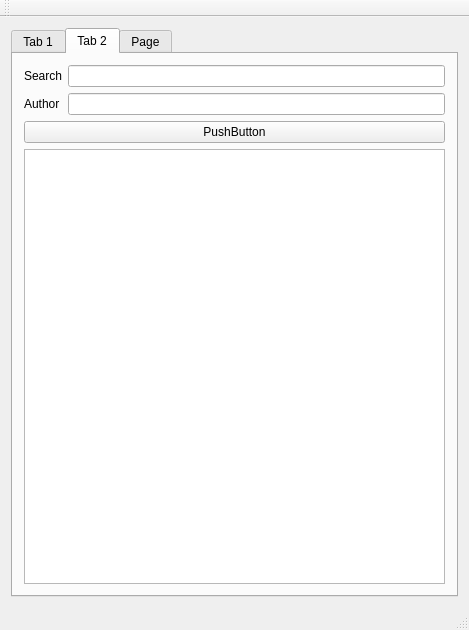
<?xml version="1.0" encoding="UTF-8"?>
<ui version="4.0">
 <class>MainWindow</class>
 <widget class="QMainWindow" name="MainWindow">
  <property name="geometry">
   <rect>
    <x>0</x>
    <y>0</y>
    <width>469</width>
    <height>630</height>
   </rect>
  </property>
  <property name="windowTitle">
   <string>MainWindow</string>
  </property>
  <widget class="QWidget" name="centralWidget">
   <layout class="QHBoxLayout" name="horizontalLayout">
    <item>
     <widget class="QTabWidget" name="tabWidget">
      <property name="currentIndex">
       <number>1</number>
      </property>
      <widget class="QWidget" name="tab">
       <attribute name="title">
        <string>Tab 1</string>
       </attribute>
       <layout class="QHBoxLayout" name="horizontalLayout_2">
        <item>
         <widget class="QPlainTextEdit" name="textEdit"/>
        </item>
       </layout>
      </widget>
      <widget class="QWidget" name="tab_2">
       <attribute name="title">
        <string>Tab 2</string>
       </attribute>
       <layout class="QGridLayout" name="gridLayout_2">
        <item row="4" column="0">
         <widget class="QListView" name="listView"/>
        </item>
        <item row="1" column="0">
         <layout class="QFormLayout" name="formLayout_2">
          <item row="0" column="0">
           <widget class="QLabel" name="titleSearchLabel">
            <property name="text">
             <string>Search</string>
            </property>
           </widget>
          </item>
          <item row="0" column="1">
           <widget class="QLineEdit" name="titleSearchLineEdit"/>
          </item>
          <item row="1" column="0">
           <widget class="QLabel" name="authorLabel">
            <property name="text">
             <string>Author</string>
            </property>
           </widget>
          </item>
          <item row="1" column="1">
           <widget class="QLineEdit" name="authorLineEdit"/>
          </item>
         </layout>
        </item>
        <item row="2" column="0">
         <widget class="QPushButton" name="pushButton">
          <property name="text">
           <string>PushButton</string>
          </property>
         </widget>
        </item>
       </layout>
      </widget>
      <widget class="QWidget" name="tab_3">
       <attribute name="title">
        <string>Page</string>
       </attribute>
       <layout class="QGridLayout" name="gridLayout">
        <item row="1" column="0">
         <widget class="QTableWidget" name="tableWidget"/>
        </item>
        <item row="0" column="0">
         <widget class="QLabel" name="imageLabel">
          <property name="minimumSize">
           <size>
            <width>50</width>
            <height>60</height>
           </size>
          </property>
          <property name="text">
           <string>TextLabel</string>
          </property>
         </widget>
        </item>
       </layout>
      </widget>
     </widget>
    </item>
   </layout>
  </widget>
  <widget class="QMenuBar" name="menuBar">
   <property name="geometry">
    <rect>
     <x>0</x>
     <y>0</y>
     <width>469</width>
     <height>22</height>
    </rect>
   </property>
  </widget>
  <widget class="QToolBar" name="mainToolBar">
   <attribute name="toolBarArea">
    <enum>TopToolBarArea</enum>
   </attribute>
   <attribute name="toolBarBreak">
    <bool>false</bool>
   </attribute>
  </widget>
  <widget class="QStatusBar" name="statusBar"/>
 </widget>
 <layoutdefault spacing="6" margin="11"/>
 <resources/>
 <connections/>
</ui>
